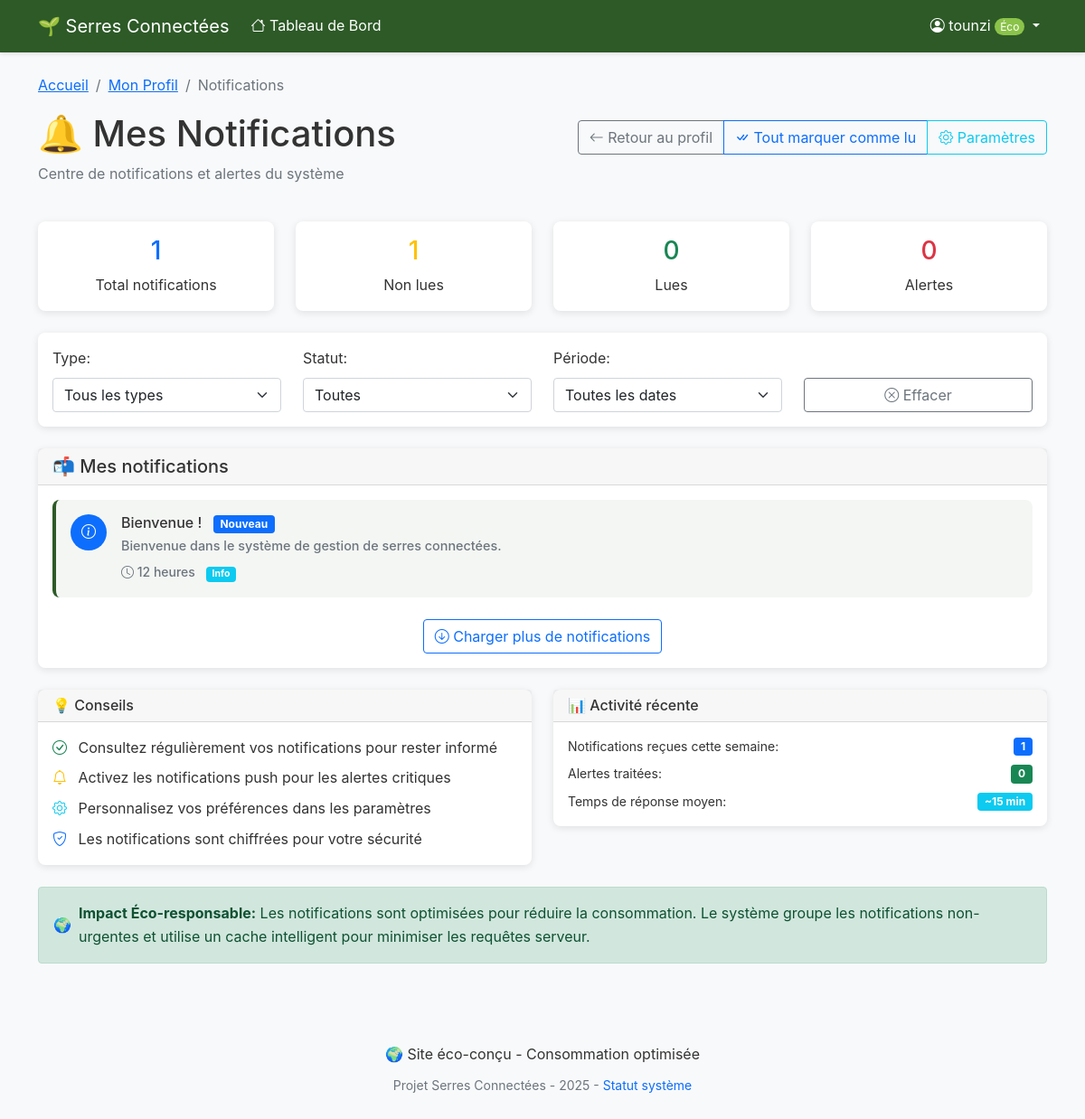
Screenshot of /?controller=profile&action=notifications (signed in) with the database file from the repository.
### tables this page shows
CREATE TABLE `notifications` (
  `id` int(11) NOT NULL,
  `user_id` char(36) NOT NULL,
  `type` varchar(50) NOT NULL,
  `title` varchar(255) NOT NULL,
  `message` text NOT NULL,
  `is_read` tinyint(1) DEFAULT 0,
  `created_at` timestamp NULL DEFAULT current_timestamp()
);

### views/profile/notifications.php (the view, shortened to what the rows shown need)
<div class="row mb-4">
    <div class="col-12">
        <div class="d-flex justify-content-between align-items-center">
            <h1>🔔 Mes Notifications</h1>
        </div>
    </div>
</div>
<div class="row mb-4">
    <div class="col-md-3">
        <div class="card text-center">
            <div class="card-body">
                <h3 class="text-warning">
                    <?= count(array_filter($notifications, function($n) { return !$n['is_read']; })) ?>
                </h3>
                <p class="mb-0">Non lues</p>
            </div>
        </div>
    </div>
    <div class="col-md-3">
        <div class="card text-center">
            <div class="card-body">
                <h3 class="text-success">
                    <?= count(array_filter($notifications, function($n) { return $n['is_read']; })) ?>
                </h3>
                <p class="mb-0">Lues</p>
            </div>
        </div>
    </div>
    <div class="col-md-3">
        <div class="card text-center">
            <div class="card-body">
                <h3 class="text-danger">
                    <?= count(array_filter($notifications, function($n) { return $n['type'] === 'alert'; })) ?>
                </h3>
                <p class="mb-0">Alertes</p>
            </div>
        </div>
    </div>
</div>
<div class="row">
    <div class="col-12">
        <div class="card">
            <div class="card-body">
                <?php if (empty($notifications)): ?>
                    <div class="text-center py-5">
                        <i class="bi bi-bell-slash" style="font-size: 3rem; color: #ccc;"></i>
                        <h5 class="mt-3">Aucune notification</h5>
                        <p class="text-muted">Vous n'avez encore reçu aucune notification du système.</p>
                        <button class="btn btn-primary" onclick="generateTestNotifications()">
                            <i class="bi bi-plus-circle"></i> Générer des notifications de test
                        </button>
                    </div>
                <?php else: ?>
                    <div class="notifications-container">
                        <?php foreach ($notifications as $notification): ?>
                            <div class="notification-item <?= !$notification['is_read'] ? 'unread' : 'read' ?>"
                                 data-id="<?= $notification['id'] ?>"
                                 data-type="<?= $notification['type'] ?>"
                                 data-status="<?= $notification['is_read'] ? 'read' : 'unread' ?>"
                                 data-date="<?= date('Y-m-d', strtotime($notification['created_at'])) ?>">
                                <div class="notification-content">
                                    <div class="d-flex">
                                        <div class="notification-icon me-3">
                                            <?php
                                            $iconClass = '';
                                            $iconBg = '';
                                            switch ($notification['type']) {
                                                case 'info':
                                                    $iconClass = 'bi-info-circle';
                                                    $iconBg = 'bg-primary';
                                                    break;
                                            }
                                            ?>
                                            <div class="icon-circle <?= $iconBg ?>">
                                                <i class="<?= $iconClass ?> text-white"></i>
                                            </div>
                                        </div>
                                        <div class="flex-grow-1">
                                            <div class="d-flex justify-content-between align-items-start">
                                                <div>
                                                    <h6 class="notification-title mb-1">
                                                        <?= htmlspecialchars($notification['title']) ?>
                                                        <?php if (!$notification['is_read']): ?>
                                                            <span class="badge bg-primary ms-2">Nouveau</span>
                                                        <?php endif; ?>
                                                    </h6>
                                                    <p class="notification-message mb-2">
                                                        <?= htmlspecialchars($notification['message']) ?>
                                                    </p>
                                                    <div class="notification-meta">
                                                        <small class="text-muted">
                                                            <i class="bi bi-clock"></i>
                                                            <?php
                                                            $date = new DateTime($notification['created_at']);
                                                            $now = new DateTime();
                                                            $diff = $now->diff($date);
                                                            if ($diff->days == 0) {
                                                                if ($diff->h == 0) {
                                                                    if ($diff->i == 0) {
                                                                        echo "À l'instant";
                                                                    } else {
                                                                        echo $diff->i . " minute" . ($diff->i > 1 ? "s" : "");
                                                                    }
                                                                } else {
                                                                    echo $diff->h . " heure" . ($diff->h > 1 ? "s" : "");
                                                                }
                                                            } elseif ($diff->days == 1) {
                                                                echo "Hier";
                                                            } else {
                                                                echo $date->format('d/m/Y H:i');
                                                            }
                                                            ?>
                                                            <span class="badge bg-<?= $notification['type'] === 'alert' ? 'danger' : ($notification['type'] === 'warning' ? 'warning' : 'info') ?> ms-2">
                                                                <?= ucfirst($notification['type']) ?>
                                                            </span>
                                                        </small>
                                                    </div>
                                                </div>
                                            </div>
                                        </div>
                                    </div>
                                </div>
                            </div>
                        <?php endforeach; ?>
                    </div>
                <?php endif; ?>
            </div>
        </div>
    </div>
</div>
<div class="row mt-4">
    <div class="col-md-6">
        <div class="card">
            <div class="card-body">
                <div class="d-flex justify-content-between align-items-center mb-2">
                    <small>Notifications reçues cette semaine:</small>
                    <span class="badge bg-primary">
                        <?= count(array_filter($notifications, function($n) {
                            return strtotime($n['created_at']) > strtotime('-1 week');
                        })) ?>
                    </span>
                </div>
                <div class="d-flex justify-content-between align-items-center mb-2">
                    <small>Alertes traitées:</small>
                    <span class="badge bg-success">
                        <?= count(array_filter($notifications, function($n) {
                            return $n['type'] === 'alert' && $n['is_read'];
                        })) ?>
                    </span>
                </div>
            </div>
        </div>
    </div>
</div>

### rows the page displays
notifications: is_read "1", is_read "0", type "0", title "Bienvenue !", shows "Nouveau", message "Bienvenue dans le système de gestion de serres connectées.", created_at "12", type "Info"

### other values shown
$_SESSION['username'] "tounzi"
count($notifications) "1"
